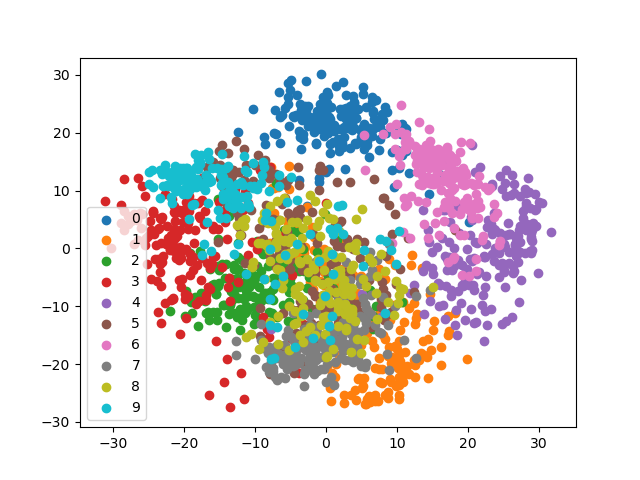

This chart was generated by the following Python code:
import numpy as np 
import pandas as pd
import matplotlib.pyplot as plt 
from sklearn.datasets import load_digits
from sklearn.decomposition import PCA

X,y=load_digits(return_X_y=True)
pca=PCA(n_components=2)
pca.fit(X)

X = pca.transform(X)

a=X[:,0]
b=X[:,1]
print(a)
print(b)
fig, ax = plt.subplots()
for digit in np.unique(y):
    i=np.where(y==digit)
    ax.scatter(a[i],b[i],label=digit)

# print(X)
# print(X.shape)
# print(y.shape)
# plt.scatter(X,y)
ax.legend()
plt.savefig('q3.png')
